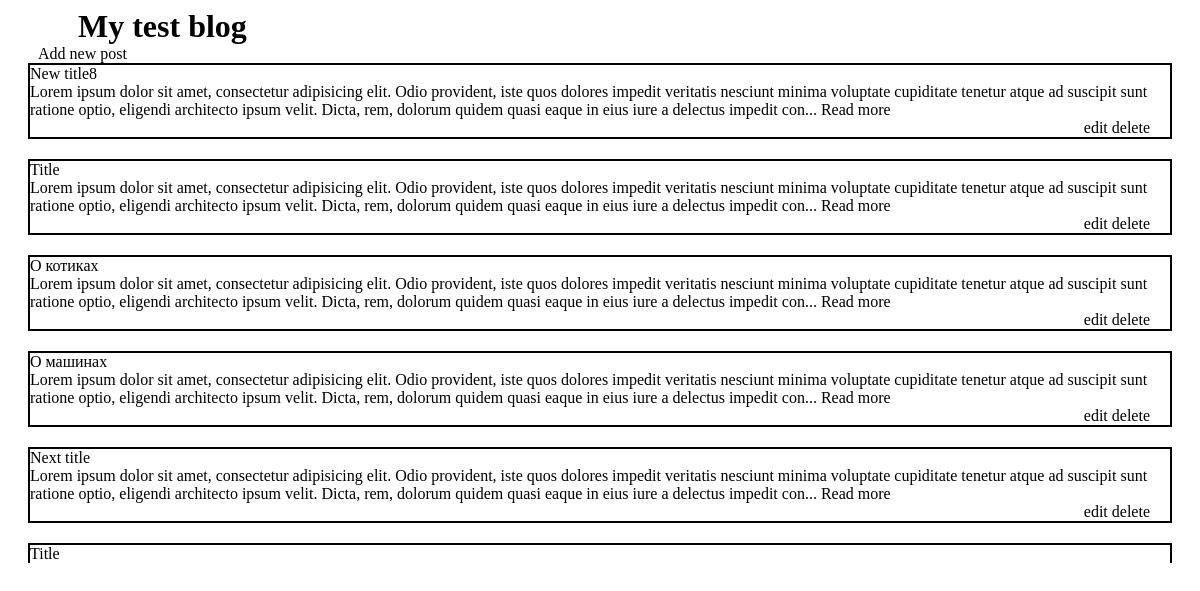
The page / on the database its author committed.
### tables this page shows
CREATE TABLE `articles` (
  `id` int(11) NOT NULL,
  `title` varchar(255) NOT NULL,
  `text` text NOT NULL,
  `image` varchar(255) NOT NULL,
  `publdate` datetime NOT NULL
);

### config/config.php (called while the page is built)
<?php
$config = array(
	'title' => 'My test blog',
	'db' => array(
		'server' => '127.0.0.1',
		'username' => 'root',
		'password' => '',
		'name' => 'blog'
	)
);

### index.php (the view, shortened to what this page needs)
<?php
require_once "config/db.php"
?>
<!DOCTYPE html>
<html lang="en">
<head>
	<link rel="stylesheet" type="text/css" href="style.css">
</head>
<body>
	<div class="wrapper_index">
		<header class="header">
			<h1><?php echo $config['title']; ?></h1>
		</header>
		<a href="/blog/views/addNewPost.php" class="addNewPost">Add new post</a>
		<div class="articles">
			<?php
				$articles = mysqli_query($db, "SELECT *
												FROM articles
												ORDER BY id DESC");
				while($article=mysqli_fetch_assoc($articles))
				{
					?>
						<div class=art>
							<?php	echo $article['title'];	?>
								<br>
							<?php	echo mb_substr($article['text'],0,300);	?>...
								<a href="/blog/views/articles.php?id=<?php echo $article['id']; ?>" class="read_more">Read more</a>
								<br>
								<br>
							<div id="editPost">
								<a href="/blog/views/editPost.php?id=<?php echo $article['id']; ?>" class="editPost">edit</a>
								<a href="/blog/views/deletePost.php?id=<?php echo $article['id']; ?>" class="delete">delete</a>
							</div>
						</div>
					<?php
				}
			?>
		</div>
	</div>
</body>
</html>

### style.css (style rules this page uses)
.wrapper_index { overflow: hidden; }
.header { margin-left: 70px; }
.articles { height: 500px; overflow-y: scroll; }
.art { border: 2px solid black; margin: 0 20px 20px 20px; }
a { text-decoration: none; color: black; }
h1,h2 { margin: 0; }
.art { position: relative; }
.addNewPost { margin-left: 30px; }
#editPost { margin-top: 30px; position: absolute; right: 20px; bottom: 0; }

### rows shown on the page
articles: title "New title8", text "Lorem ipsum dolor sit amet, consectetur adipisicing elit. Odio provident, iste quos dolores impedit veritatis nesciunt minima voluptate cupiditate tenetur atque ad suscipit sunt ratione optio, eligendi architecto ipsum velit. Dicta, rem, dolorum quidem quasi eaque in eius iure a delectus impedit con"
articles: title "Title", text "Lorem ipsum dolor sit amet, consectetur adipisicing elit. Odio provident, iste quos dolores impedit veritatis nesciunt minima voluptate cupiditate tenetur atque ad suscipit sunt ratione optio, eligendi architecto ipsum velit. Dicta, rem, dolorum quidem quasi eaque in eius iure a delectus impedit con"
articles: title "О котиках", text "Lorem ipsum dolor sit amet, consectetur adipisicing elit. Odio provident, iste quos dolores impedit veritatis nesciunt minima voluptate cupiditate tenetur atque ad suscipit sunt ratione optio, eligendi architecto ipsum velit. Dicta, rem, dolorum quidem quasi eaque in eius iure a delectus impedit con"
articles: title "О машинах", text "Lorem ipsum dolor sit amet, consectetur adipisicing elit. Odio provident, iste quos dolores impedit veritatis nesciunt minima voluptate cupiditate tenetur atque ad suscipit sunt ratione optio, eligendi architecto ipsum velit. Dicta, rem, dolorum quidem quasi eaque in eius iure a delectus impedit con"
articles: title "Next title", text "Lorem ipsum dolor sit amet, consectetur adipisicing elit. Odio provident, iste quos dolores impedit veritatis nesciunt minima voluptate cupiditate tenetur atque ad suscipit sunt ratione optio, eligendi architecto ipsum velit. Dicta, rem, dolorum quidem quasi eaque in eius iure a delectus impedit con"
articles: title "Title"

### other values the page prints
$config['title'] "My test blog"
